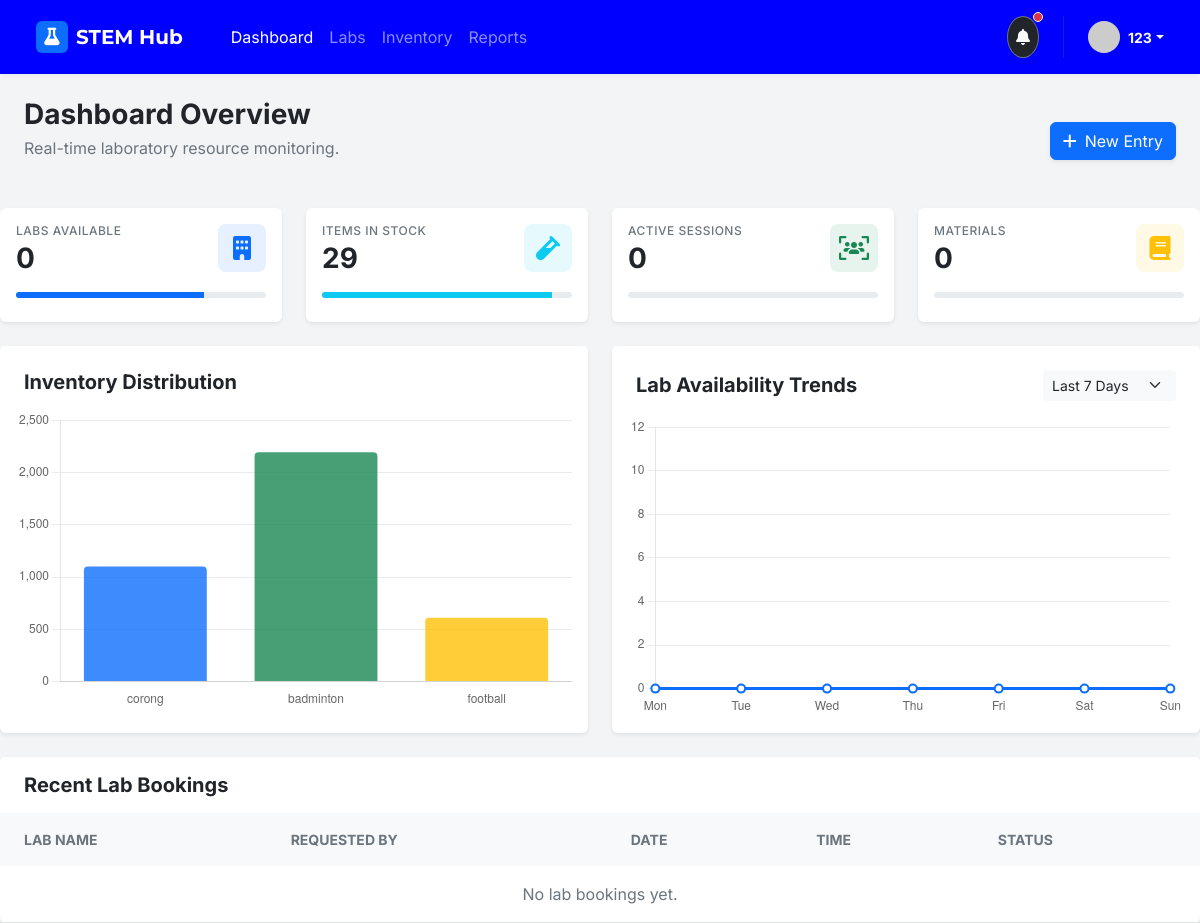
The app's page /admin_dashboard/ (signed in), older data.
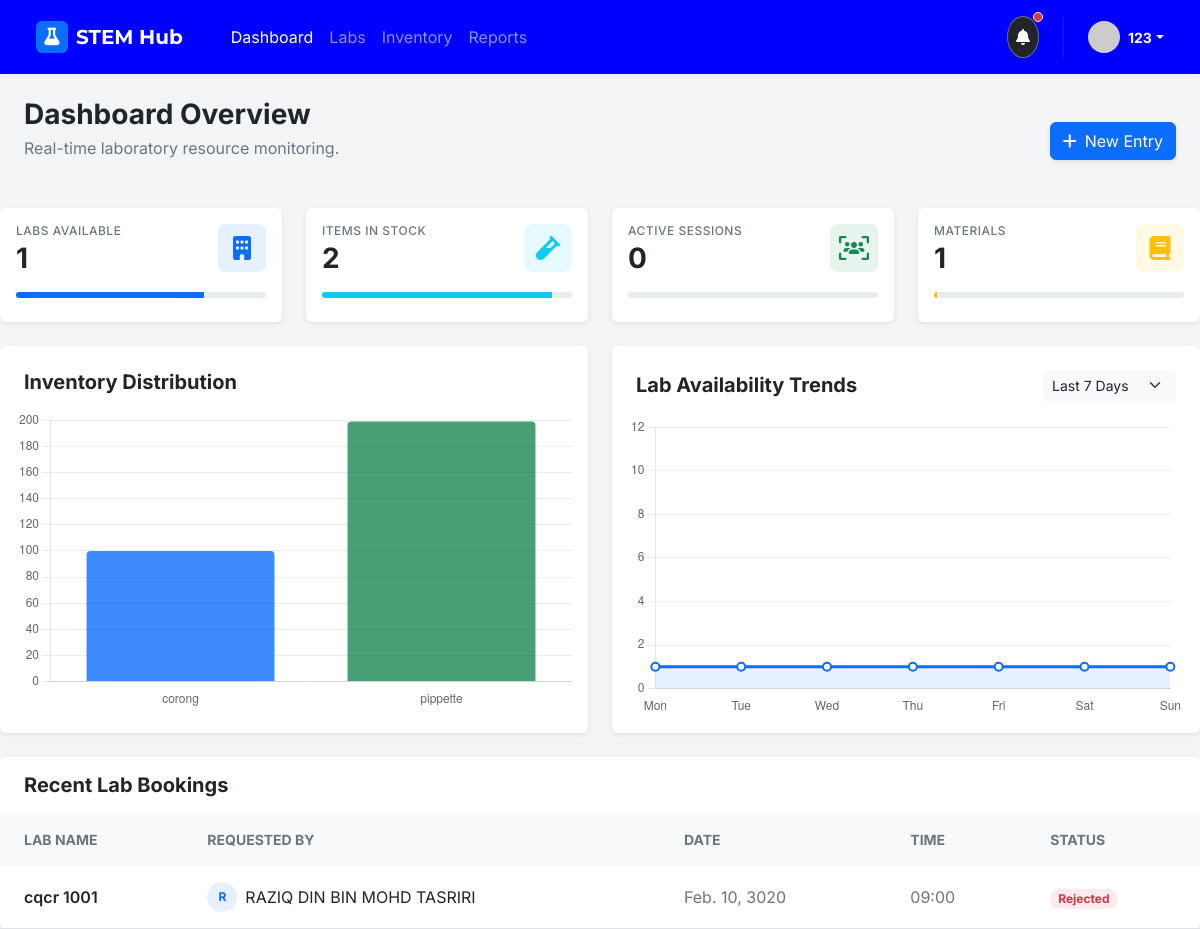
The same page, newer data.
### items/models.py (models this page shows)
class RequestVenue(models.Model):
      request_id = models.AutoField(primary_key=True)
      user_id = models.ForeignKey(User , on_delete=models.CASCADE)
      venue_name = models.CharField(max_length=100)
      time_requested = models.TextField(null=True, blank=True)
      request_date = models.DateField()
      status = models.CharField(max_length=20, default='Pending')
      admin_id = models.ForeignKey(Admin , on_delete=models.CASCADE , default=1)
      return_date = models.DateField(null=True, blank=True)
      actual_return_date = models.DateField(null=True, blank=True)

class User(models.Model):
      user_id = models.AutoField(primary_key=True)
      full_name = models.CharField(max_length=150, unique=True)
      student_id = models.CharField(max_length=50, unique=True)
      password = models.CharField(max_length=255)

### items/views.py (the view, shortened to what this page needs)
# urls.py: path('admin_dashboard/', admin_dashboard, name='admin_dashboard'),
def admin_dashboard(request):
    admin_id = request.session.get('admin_id')
    if not admin_id:
        return redirect('custom_admin_login')
    admin = Admin.objects.get(admin_id=admin_id)
    get_admin_items = Item.objects.filter(admin_id=admin)
    get_admin_items_count = get_admin_items.count()
    get_admin_labs = Lab.objects.filter(admin_id=admin)
    get_admin_labs_count = get_admin_labs.count()
    get_admin_materials = Material.objects.filter(admin_id=admin)
    get_admin_materials_count = get_admin_materials.count()
    users = User.objects.all()
    users_count = users.count()
    requests = RequestItem.objects.all()
    venue_requests = RequestVenue.objects.all()
    calculate_fines()
    all_fines = Fine.objects.all()
    unpaid_fines = Fine.objects.filter(status='Unpaid')
    total_fines_amount = sum([fine.fine_amount for fine in unpaid_fines])
    active_sessions = RequestVenue.objects.filter(status='Approved').count()
    items = Item.objects.all()
    inventory_data = {}
    for item in items:
        category = item.item_name.split()[0] if item.item_name else 'Other'
        if category not in inventory_data:
            inventory_data[category] = 0
        inventory_data[category] += item.item_amount
    materials = Material.objects.all()
    bookmarks_count = Bookmark.objects.count()
    return render(request, 'admin_dashboard.html', {
        'admin': admin,
        'get_admin_items_count': get_admin_items_count,
        'get_admin_items': get_admin_items,
        'get_admin_labs_count': get_admin_labs_count,
        'get_admin_labs': get_admin_labs,
        'get_admin_materials_count': get_admin_materials_count,
        'users_count': users_count,
        'active_sessions': active_sessions,
        'inventory_data': inventory_data,
        'materials': materials,
        'bookmarks_count': bookmarks_count,
        'users': users,
        'requests': requests,
        'venue_requests': venue_requests,
        'all_fines': all_fines,
        'unpaid_fines': unpaid_fines,
        'total_fines_amount': total_fines_amount,
    })

### items/views.py (called while the page is built, shortened)
def calculate_fines():
    today = timezone.now().date()
    overdue_items = RequestItem.objects.filter(
        status='Approved',
        return_date__lt=today,
        actual_return_date__isnull=True
    )
    for item_request in overdue_items:
        existing_fine = Fine.objects.filter(
            request_item=item_request,
            status='Unpaid'
        ).first()
    overdue_venues = RequestVenue.objects.filter(
        status='Approved',
        return_date__lt=today,
        actual_return_date__isnull=True
    )

### items/templates/admin_dashboard.html (shortened to what the changed rows need)
<!DOCTYPE html>
<html lang="en">
<head>
    <link href="https://cdn.jsdelivr.net/npm/bootstrap@5.3.3/dist/css/bootstrap.min.css" rel="stylesheet">
    <link href="https://cdn.jsdelivr.net/npm/bootstrap@5.2.3/dist/css/bootstrap.min.css" rel="stylesheet">
    <link rel="stylesheet" href="https://cdnjs.cloudflare.com/ajax/libs/font-awesome/6.4.0/css/all.min.css">
</head>
<body>
    <div class="container-fluid p-4">
        <div class="d-flex flex-column flex-sm-row justify-content-between align-items-end mb-4 gap-3">
            <div>
                <h2 class="h3 fw-bold mb-1 text-dark">Dashboard Overview</h2>
            </div>
            </div>
        </div>
        <div class="row g-4 mb-4">
            <div class="col-12 col-md-6 col-xl-3">
                <div class="card border-0 shadow-sm h-100 card-hover">
                    <div class="card-body">
                        <div class="d-flex justify-content-between align-items-start mb-3">
                            <div>
                                <h6 class="text-muted text-uppercase mb-1" style="font-size: 0.75rem; letter-spacing: 0.5px;">Labs Available</h6>
                                <h3 class="fw-bold mb-0 text-dark">{{ get_admin_labs_count }}</h3>
                            </div>
                        </div>
                    </div>
                </div>
            </div>
            <div class="col-12 col-md-6 col-xl-3">
                <div class="card border-0 shadow-sm h-100 card-hover">
                    <div class="card-body">
                        <div class="d-flex justify-content-between align-items-start mb-3">
                            <div>
                                <h6 class="text-muted text-uppercase mb-1" style="font-size: 0.75rem; letter-spacing: 0.5px;">Items in Stock</h6>
                                <h3 class="fw-bold mb-0 text-dark">{{ get_admin_items_count }}</h3>
                            </div>
                        </div>
                    </div>
                </div>
            </div>
            <div class="col-12 col-md-6 col-xl-3">
                <div class="card border-0 shadow-sm h-100 card-hover">
                    <div class="card-body">
                        <div class="d-flex justify-content-between align-items-start mb-3">
                            <div>
                                <h6 class="text-muted text-uppercase mb-1" style="font-size: 0.75rem; letter-spacing: 0.5px;">Materials</h6>
                                <h3 class="fw-bold mb-0 text-dark">{{ get_admin_materials_count }}</h3>
                            </div>
                        </div>
                        <div class="progress mb-2" style="height: 6px;">
                            <div class="progress-bar bg-warning" role="progressbar" style="width: {% if get_admin_materials_count > 0 %}{% widthratio get_admin_materials_count 100 100 %}{% else %}0{% endif %}%"></div>
                        </div>
                    </div>
                </div>
            </div>
        </div>
        <div class="row g-4 mb-4">
            <div class="col-12 col-lg-6">
                <div class="card border-0 shadow-sm h-100">
                    <div class="card-body">
                        <div class="chart-container" style="position: relative; height:300px;">
                            <canvas id="inventoryChart"></canvas>
                        </div>
                    </div>
                </div>
            </div>
            <div class="col-12 col-lg-6">
                <div class="card border-0 shadow-sm h-100">
                    <div class="card-body">
                        <div class="chart-container" style="position: relative; height:300px;">
                            <canvas id="availabilityChart"></canvas>
                        </div>
                    </div>
                </div>
            </div>
        </div>
        <div class="card border-0 shadow-sm">
            <div class="table-responsive">
                <table class="table table-hover align-middle mb-0">
                    <thead class="bg-light">
                        <tr>
                            <th class="px-4 py-3 text-secondary text-uppercase small fw-bold border-bottom-0">Lab Name</th>
                            <th class="px-4 py-3 text-secondary text-uppercase small fw-bold border-bottom-0">Requested By</th>
                            <th class="px-4 py-3 text-secondary text-uppercase small fw-bold border-bottom-0">Date</th>
                            <th class="px-4 py-3 text-secondary text-uppercase small fw-bold border-bottom-0">Time</th>
                            <th class="px-4 py-3 text-secondary text-uppercase small fw-bold border-bottom-0">Status</th>
                        </tr>
                    </thead>
                    <tbody class="border-top-0">
                        {% for venue_request in venue_requests|slice:":10" %}
                        <tr>
                            <td class="px-4 py-3 fw-semibold text-dark">{{ venue_request.venue_name }}</td>
                            <td class="px-4 py-3">
                                <div class="d-flex align-items-center">
                                    <div class="bg-primary bg-opacity-10 text-primary rounded-circle d-flex align-items-center justify-content-center fw-bold me-2" style="width: 30px; height: 30px; font-size: 12px;">{{ venue_request.user_id.full_name|first|upper }}</div>
                                    <span class="text-dark">{{ venue_request.user_id.full_name }}</span>
                                </div>
                            </td>
                            <td class="px-4 py-3 text-muted">{{ venue_request.request_date }}</td>
                            <td class="px-4 py-3 text-muted">{{ venue_request.time_requested }}</td>
                            <td class="px-4 py-3">
                                <span class="badge
                                    {% if venue_request.status == 'Rejected' %}bg-danger bg-opacity-10 text-danger{% endif %}
                                    fw-bold px-2 py-1 rounded-pill">
                                    {{ venue_request.status }}
                                </span>
                            </td>
                        </tr>
                        {% empty %}
                        <tr>
                            <td colspan="5" class="px-4 py-3 text-center text-muted">No lab bookings yet.</td>
                        </tr>
                        {% endfor %}
                    </tbody>
                </table>
            </div>
        </div>
</body>
</html>

Row changes from the older to the newer data that the page shows:
added RequestVenue: venue_name "cqcr 1001", user_id.full_name|first "R", user_id.full_name "RAZIQ DIN BIN MOHD TASRIRI", request_date "Feb. 10, 3020", time_requested "09:00", status "Rejected"
Text that changed along with them:
{{ get_admin_labs_count }}: "0" → "1"
{{ get_admin_items_count }}: "29" → "2"
{{ get_admin_materials_count }}: "0" → "1"
chart data {{ count }}: 1100, 2194, 610 → 100, 199
chart data {{ get_admin_labs_count|default:0 }}: 0 → 1
text no longer shown: "No lab bookings yet."
